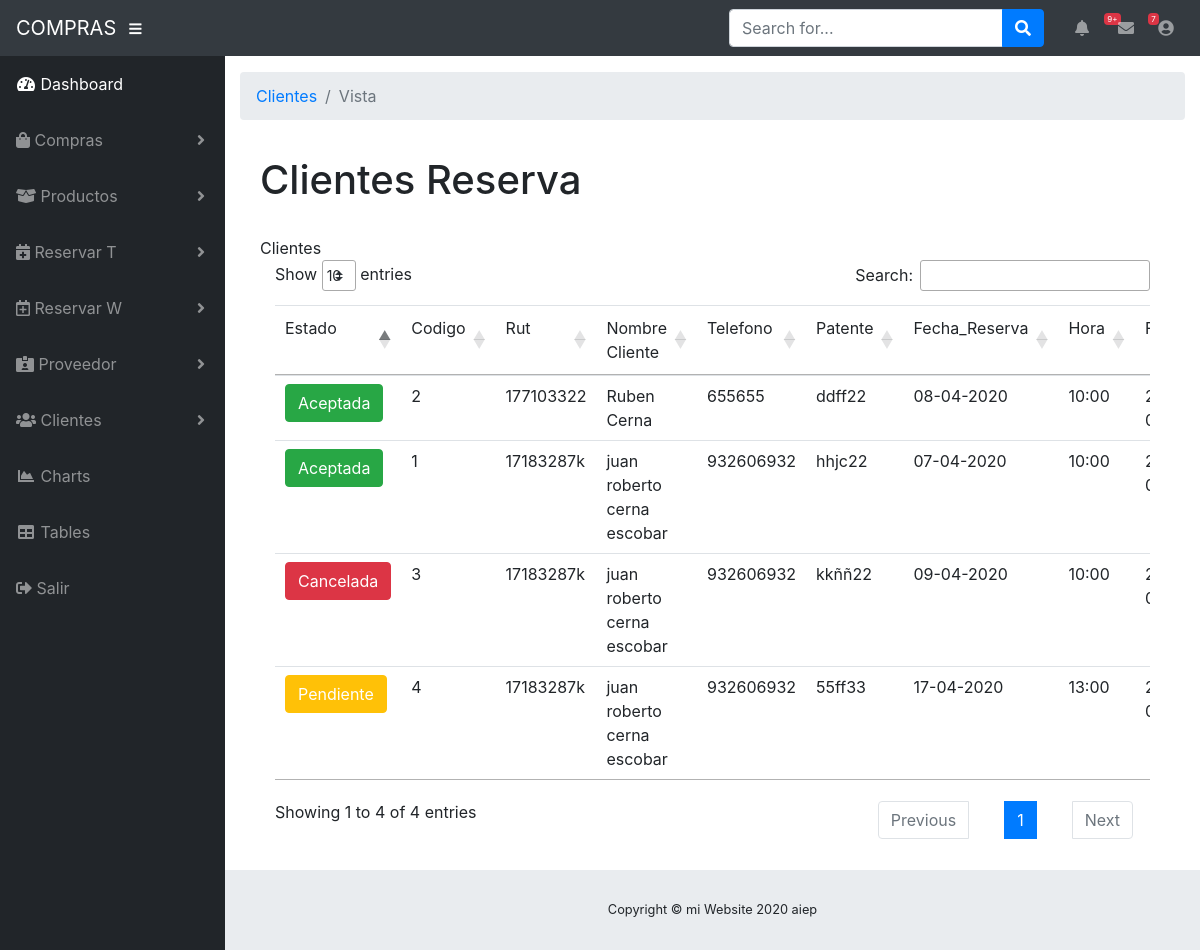
The page /reserva_todas.php (signed in) on the database its author committed.
### tables this page shows
CREATE TABLE `reserva` (
  `id_reserva` int(11) NOT NULL,
  `id_cliente` int(11) DEFAULT NULL,
  `id_vehiculo` int(11) DEFAULT NULL,
  `fecha_reserv` varchar(60) NOT NULL,
  `Hora` varchar(50) NOT NULL,
  `estado_reserva` int(1) DEFAULT 1,
  `ingreso_fecha` varchar(30) NOT NULL,
  `tipo` varchar(30) NOT NULL DEFAULT 'Sucursal'
);

CREATE TABLE `cliente` (
  `id_cliente` int(11) NOT NULL,
  `rut` varchar(10) DEFAULT NULL,
  `nombres` varchar(30) DEFAULT NULL,
  `apellidos` varchar(30) DEFAULT NULL,
  `telefono` int(9) DEFAULT NULL,
  `direccion` varchar(50) DEFAULT NULL,
  `email_cl` varchar(50) DEFAULT NULL,
  `fecha_ingreso` datetime DEFAULT NULL,
  `estado` int(11) NOT NULL DEFAULT 1
);

CREATE TABLE `vehiculo` (
  `id_vehiculo` int(11) NOT NULL,
  `id_cliente` int(11) DEFAULT NULL,
  `patente` varchar(6) DEFAULT NULL,
  `modelo_vehiculo` varchar(30) DEFAULT NULL,
  `tipo_vehiculo` varchar(30) DEFAULT NULL,
  `fechavehiculo` datetime DEFAULT NULL
);

### funciones/reserva_todas.php (the view, shortened to what this page needs)
<?php
$mysqli =new mysqli("localhost","root","","proyecto");
$salida ="";
$query ="select r.id_reserva,c.rut,c.nombres,c.apellidos,c.telefono,v.patente,r.fecha_reserv,r.Hora,r.ingreso_fecha,r.estado_reserva from reserva r,cliente c,vehiculo v where c.id_cliente = r.id_cliente and r.id_reserva =v.id_vehiculo order by r.ingreso_fecha desc";
$resultado = $mysqli->query($query);
if ($resultado->num_rows >0){
	$salida.="<form method='POST'>
		<div class='table-responsive'>
				<table class='table' id='rechazado'>
				<thead>
				<tr>
                <td>Estado</td>
                <td>Codigo</td>
					<td>Rut</td>
					<td>Nombre Cliente</td>
                    <td>Telefono</td>
					<td>Patente</td>
                    <td>Fecha_Reserva</td>
                    <td>Hora</td>
                    <td>Fecha_Solicitud</td>
				</tr>
				</thead>
				<tbody>";
	while($fila=$resultado->fetch_assoc()){
        if($fila['estado_reserva']==1){
        $a="<a class=\"btn btn-warning\">Pendiente</a>";
        }
        if($fila['estado_reserva']==2){
        $a="<a class=\"btn btn-success\">Aceptada</a>";
        }
        if($fila['estado_reserva']==3){
        $a="<a class=\"btn btn-danger\">Cancelada</a>";
        }
		$salida.="<tr>
                    <td><font color='white'>".$a."</font></td>
					<td>".$fila['id_reserva']."</td>
                    <td>".$fila['rut']."</td>
					<td>".$fila['nombres'].' '.$fila['apellidos']."</td>
                    <td>".$fila['telefono']."</td>
                    <td>".$fila['patente']."</td>
                    <td>".$fila['fecha_reserv']."</td>
                    <td>".$fila['Hora']."</td>
                    <td>".$fila['ingreso_fecha']."</td>
				</tr>";
	}
	$salida.="</tbody>
	</table>
	</div>
	</form>
	<script>
$(document).ready(function() {
$('#rechazado').DataTable({
'language': {
'url': '//cdn.datatables.net/plug-ins/1.10.19/i18n/Spanish.json'
}
} );
} );
</script>";
	}
	echo $salida;
?>

### rows shown on the page
reserva: estado_reserva "Pendiente", id_reserva "4", id_cliente.rut "17183287k", id_cliente.nombres "juan roberto", id_cliente.apellidos "cerna escobar", id_cliente.telefono "932606932", vehiculo.patente "55ff33", fecha_reserv "17-04-2020", Hora "13:00"
reserva: estado_reserva "Cancelada", id_reserva "3", id_cliente.rut "17183287k", id_cliente.nombres "juan roberto", id_cliente.apellidos "cerna escobar", id_cliente.telefono "932606932", vehiculo.patente "kkññ22", fecha_reserv "09-04-2020", Hora "10:00"
reserva: estado_reserva "Aceptada", id_reserva "2", id_cliente.rut "177103322", id_cliente.nombres "Ruben", id_cliente.apellidos "Cerna", id_cliente.telefono "655655", vehiculo.patente "ddff22", fecha_reserv "08-04-2020", Hora "10:00"
reserva: estado_reserva "Aceptada", id_reserva "1", id_cliente.rut "17183287k", id_cliente.nombres "juan roberto", id_cliente.apellidos "cerna escobar", id_cliente.telefono "932606932", id_vehiculo.patente "hhjc22", fecha_reserv "07-04-2020", Hora "10:00"
